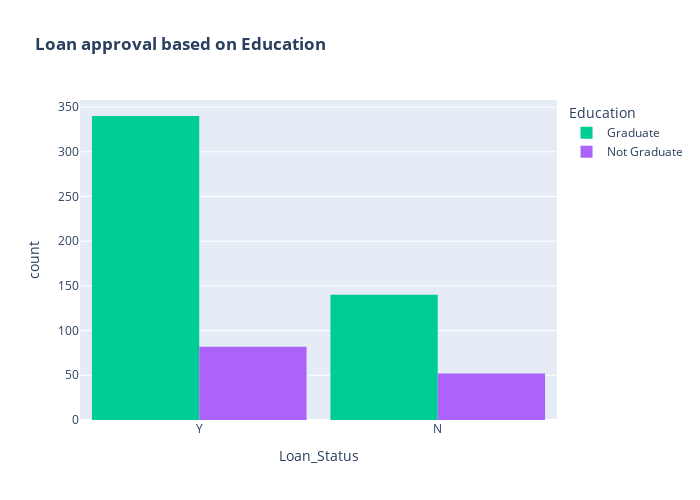

Notebook cell for this chart:
### Markdown cell above
### Loan approval based on Education status

### Code cell
color_map = {"Y": "#698B69", "N": "#483D8B"}
fig = px.histogram(data, x="Loan_Status", color="Education", barmode="group", title="<b>Loan approval based on Education</b>", color_discrete_map=color_map)
fig.update_layout(width=700, height=500, bargap=0.1)
fig.show()

### Figure 1 — Plotly figure (JSON) as saved in the notebook; plotly's stock layout.template omitted (floating-point values rounded to 4 significant figures; data arrays with more than 128 entries replaced by an {"elided": "..."} marker saying what was removed)
{"data": [{"alignmentgroup": "True", "bingroup": "x", "hovertemplate": "Education=Graduate<br>Loan_Status=%{x}<br>count=%{y}<extra></extra>", "legendgroup": "Graduate", "marker": {"color": "#00cc96", "pattern": {"shape": ""}}, "name": "Graduate", "offsetgroup": "Graduate", "orientation": "v", "showlegend": true, "type": "histogram", "x": {"elided": "480 str values"}, "xaxis": "x", "yaxis": "y"}, {"alignmentgroup": "True", "bingroup": "x", "hovertemplate": "Education=Not Graduate<br>Loan_Status=%{x}<br>count=%{y}<extra></extra>", "legendgroup": "Not Graduate", "marker": {"color": "#ab63fa", "pattern": {"shape": ""}}, "name": "Not Graduate", "offsetgroup": "Not Graduate", "orientation": "v", "showlegend": true, "type": "histogram", "x": {"elided": "134 str values"}, "xaxis": "x", "yaxis": "y"}], "layout": {"bargap": 0.1, "barmode": "group", "height": 500, "legend": {"title": {"text": "Education"}, "tracegroupgap": 0}, "title": {"text": "<b>Loan approval based on Education</b>"}, "width": 700, "xaxis": {"anchor": "y", "domain": [0, 1], "title": {"text": "Loan_Status"}}, "yaxis": {"anchor": "x", "domain": [0, 1], "title": {"text": "count"}}}}
